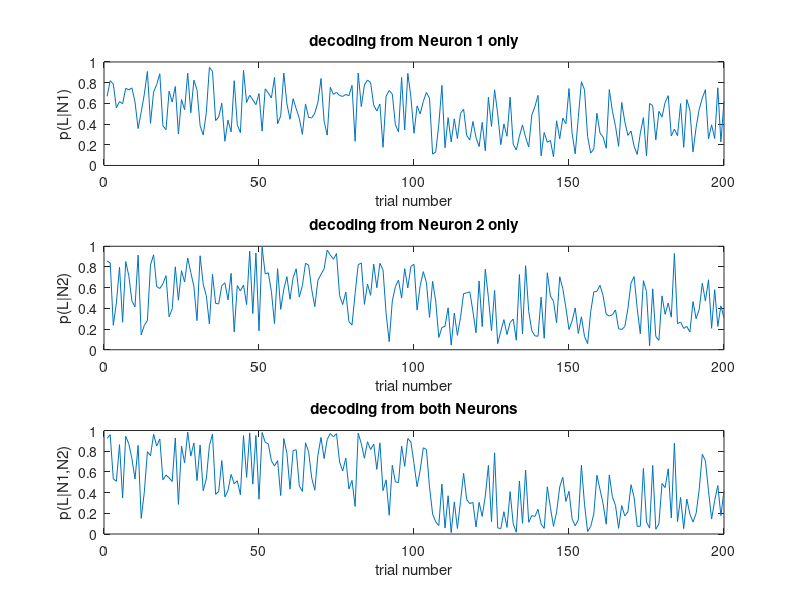

This chart was generated by the following MATLAB code:
%% combining info from two neurons
load datasetCombine

figure(3)
% calculate means and standard deviations for all combinations of the two
% neurons and two directions of movement
muL1=mean(neuronL1);
muR1=mean(neuronR1);
stdL1=std(neuronL1);
stdR1=std(neuronR1);
muL2=mean(neuronL2);
muR2=mean(neuronR2);
stdL2=std(neuronL2);
stdR2=std(neuronR2);

% calculate the probabilities of the spikes given the assumed direction for
% each of the two neurons
pN1gL=exp(-(testSet1-muL1).^2/(2*stdL1^2));   %probability of neuron 1 firing rate given left 
pN1gR=exp(-(testSet1-muR1).^2/(2*stdR1^2)); %probability of neuron 1 firing rate given right 
pN2gL=exp(-(testSet2-muL2).^2/(2*stdL2^2));   %probability of neuron 2 firing rate given left 
pN2gR=exp(-(testSet2-muR2).^2/(2*stdR2^2)); %probability of neuron 2 firing rate given right 

%normalize these so they add up to one
pN1gL=pN1gL/sum(pN1gL);
pN1gR=pN1gR/sum(pN1gR);
pN2gL=pN2gL/sum(pN2gL);
pN2gR=pN2gR/sum(pN2gR);



% Use Bayes rule to calculate the probability of moving left in the two
% cases
pL1=pN1gL./(pN1gL+pN1gR);  % here we are using Bayes rule
pL2=pN2gL./(pN2gL+pN2gR);  % here we are using Bayes rule
pR1=pN1gR./(pN1gL+pN1gR);  % here we are using Bayes rule
pR2=pN2gR./(pN2gL+pN2gR);  % here we are using Bayes rule
subplot(3,1,1)
plot(pL1);
xlabel('trial number');
ylabel('p(L|N1)');
title('decoding from Neuron 1 only');
subplot(3,1,1)

subplot(3,1,2)
plot(pL2);
xlabel('trial number');
ylabel('p(L|N2)');
    title('decoding from Neuron 2 only');

subplot(3,1,3)
%%%%%%%%%%%%%%%%%%%%%%%%%%%%%%%%%%%%%%%
%calculate decoding from both neurons %
%%%%%%%%%%%%%%%%%%%%%%%%%%%%%%%%%%%%%%%
% Here you need to calculate pBoth=function(pN1gL,pN1gR,pN2gL,pN2gR)
% remember pN1gL = probability of Neuron 1 spikes given left movement
% pN1gR = probability of Neuron 1 spikes given right movement
% pN2gL = probability of Neuron 1 spikes given left movement
% pN2gR = probability of Neuron 1 spikes given right movement

%%%%%%%%%%%%%%%%%%%%%%%%%%%%%%%%%%%%%%%%
%%%%% uncomment the line below to change it %%%%
pLBoth = pN1gL.*pN2gL.*.5./(pN1gL.*pN2gL.*.5 + pN1gR.*pN2gR.*.5)
%%%% end of necessary edits

if exist('pLBoth')
    plot(pLBoth) 
end
xlabel('trial number');
ylabel('p(L|N1,N2)');
title('decoding from both Neurons');

nClassifiedRightWhileLeftN1=sum(pL1(1:100)<.5)
nClassifiedLeftWhileRightN1=sum(pL1(101:200)>.5)
nClassifiedRightWhileLeftN2=sum(pL2(1:100)<.5)
nClassifiedLeftWhileRightN2=sum(pL2(101:200)>.5)
if exist('pLBoth');
    nClassifiedRightWhileLeftBoth=sum(pLBoth(1:100)<.5)
    nClassifiedLeftWhileRightBoth=sum(pLBoth(101:200)>.5)
end
